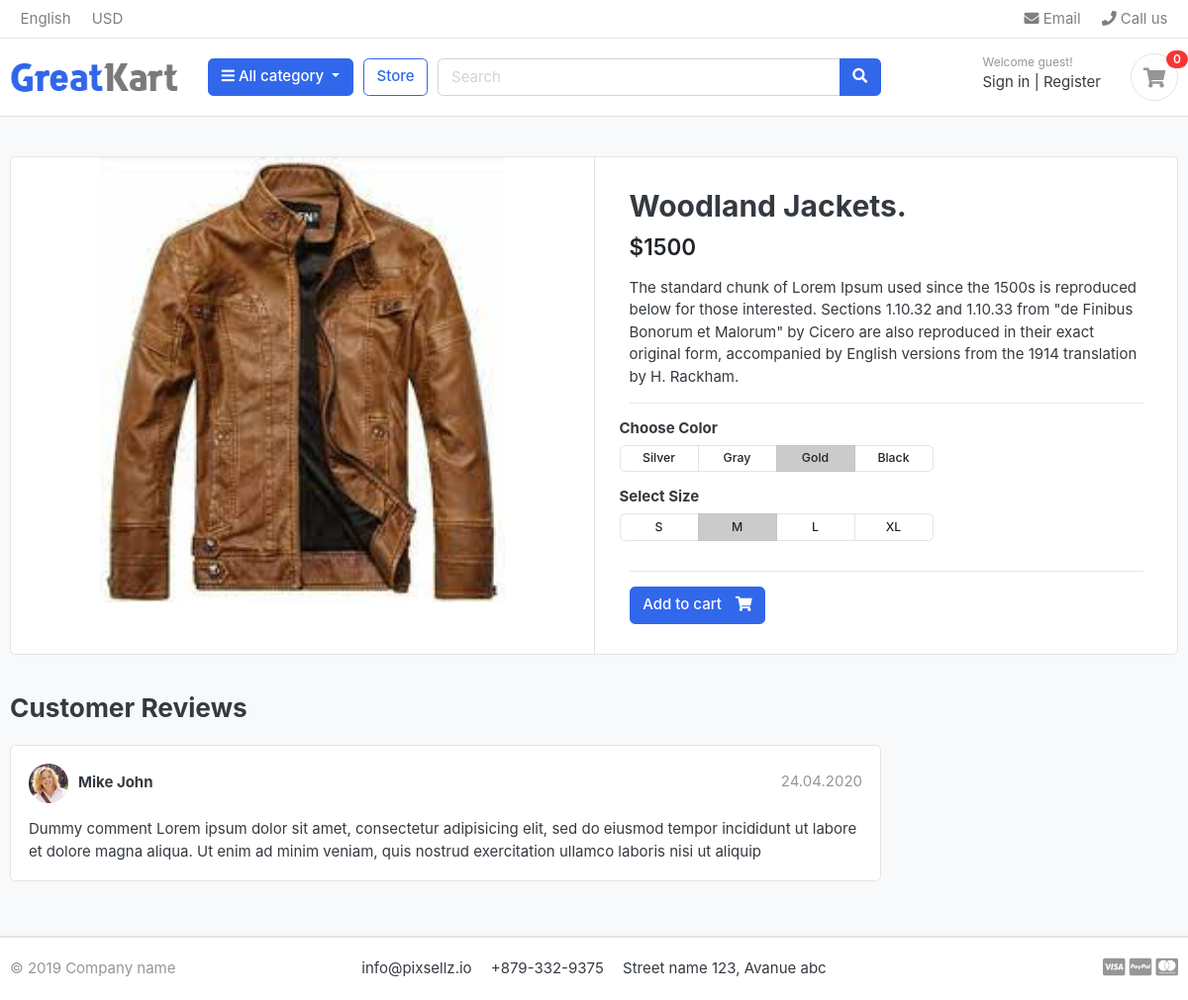
/store/jacket/woodland-jackets/, run on the app's committed database.
### store/models.py (models this page shows, shortened)
class Product(models.Model):
    product_name = models.CharField(max_length=100, unique=True)
    slug = models.SlugField(max_length=100, unique=True)
    description = models.TextField(blank=True)
    price = models.IntegerField()
    image = models.ImageField(upload_to='photos/product')
    stoke = models.IntegerField()
    is_avialable = models.BooleanField(default=True)
    category = models.ForeignKey(Category, on_delete=models.CASCADE)
    created_date = models.DateTimeField(auto_now_add=True)
    modified_date = models.DateTimeField(auto_now=True)

### store/views.py (the view)
# urls.py: path('<slug:category_slug>/<slug:product_slug>/', views.product_details, name='product_details'),
def product_details(request,category_slug,product_slug):
    try:
        single_product = Product.objects.get(category__slug=category_slug, slug =product_slug)
    except Exception as e:
        raise e
    context = {
        'single_product' : single_product
    }
    return render(request,'store/product_details.html', context)

### category/context_processors.py (called while the page is built)
def menu_link(request):
    links = Category.objects.all()
    return dict(links=links)

### category/models.py (called while the page is built)
    def get_url(self):
        return reverse('product_by_category', args = [self.slug])

### template/store/product_details.html
{% extends 'base.html' %}
{% load static %}
{% block body %}
<section class="section-content padding-y bg">
    <div class="container">
    <div class="card">
        <div class="row no-gutters">
            <aside class="col-md-6">
    <article class="gallery-wrap">
        <div class="img-big-wrap">
           <a href="#"><img src="{{ single_product.image.url }}"></a>
        </div>
    </article>
            </aside>
            <main class="col-md-6 border-left">
    <article class="content-body">
    <h2 class="title">{{ single_product.product_name }}</h2>
    <div class="mb-3">
        <var class="price h4">${{ single_product.price }}</var>
    </div>
    <p> {{ single_product.description }}</p>
    <hr>
        <div class="row">
            <div class="item-option-select">
                <h6>Choose Color</h6>
                <div class="btn-group btn-group-sm btn-group-toggle" data-toggle="buttons">
                  <label class="btn btn-light">
                    <input type="radio" name="radio_color"> Silver
                  </label>
                  <label class="btn btn-light">
                    <input type="radio" name="radio_color" > Gray
                  </label>
                  <label class="btn btn-light active">
                    <input type="radio" name="radio_color checked"> Gold
                  </label>
                  <label class="btn btn-light">
                    <input type="radio" name="radio_color"> Black
                  </label>
                </div>
            </div>
        </div>
        <div class="row">
            <div class="item-option-select">
                <h6>Select Size</h6>
                <div class="btn-group btn-group-sm btn-group-toggle" data-toggle="buttons">
                  <label class="btn btn-light">
                    <input type="radio" name="radio_color"> S
                  </label>
                  <label class="btn btn-light active">
                    <input type="radio" name="radio_color" checked> M
                  </label>
                  <label class="btn btn-light">
                    <input type="radio" name="radio_color"> L
                  </label>
                  <label class="btn btn-light">
                    <input type="radio" name="radio_color"> XL
                  </label>
                </div>
            </div>
        </div>
        <hr>
        {% if single_product.stoke <= 0 %}
        <h5 class="text-danger">Out of Stoke </h5>
        {% else %}
        <a href="./product-detail.html" class="btn  btn-primary"> <span class="text">Add to cart</span> <i class="fas fa-shopping-cart"></i>  </a>
        {% endif %}
      </article>
            </main>
        </div>
    </div>
    <br>
    <div class="row">
                <div class="col-md-9">
        <header class="section-heading">
            <h3>Customer Reviews </h3>
        </header>
        <article class="box mb-3">
            <div class="icontext w-100">
                <img src="{% static './images/avatars/avatar1.jpg' %}" class="img-xs icon rounded-circle">
                <div class="text">
                    <span class="date text-muted float-md-right">24.04.2020 </span>
                    <h6 class="mb-1">Mike John </h6>
                </div>
            </div>
            <div class="mt-3">
                <p>
                    Dummy comment Lorem ipsum dolor sit amet, consectetur adipisicing elit, sed do eiusmod
                    tempor incididunt ut labore et dolore magna aliqua. Ut enim ad minim veniam,
                    quis nostrud exercitation ullamco laboris nisi ut aliquip
                </p>
            </div>
        </article>
        </div>
    </div>
    </div>
    </section>
{% endblock %}

### static/css/ui.css (style rules this page uses)
html { font-family: "Inter", sans-serif; font-size: 15px; }
.content-body { flex: 1 1 auto; padding: 2rem 2.3rem; }
.img-xs, .img-sm, .img-md, .img-lg { -o-object-fit: cover; object-fit: cover; flex-shrink: 0; flex-grow: 0; }
.img-xs { width: 40px; height: 40px; }
.padding-y { padding-top: 40px; padding-bottom: 40px; }
var { font-style: normal; }
article:after, .form-group:after { display: block; clear: both; content: ""; }
.bg { background-color: #f8f9fa; }
.section-heading { margin-bottom: 20px; margin-top: 15px; }
p:last-child { margin-bottom: 0; }
.btn-light { background-color: #fff; border-color: #e4e4e4; }
.btn .text + i { margin-left: 10px; }
.icontext { display: inline-flex; align-items: center; vertical-align: middle; }
.icontext .text { width: 100%; line-height: 1.2; }
.icontext .icon { position: relative; margin-right: 10px; flex-shrink: 0; flex-grow: 0; }
.price { font-weight: 600; color: #212529; }
.box { padding: 18px; background: #fff; border-radius: 0.37rem; border: 1px solid #e4e4e4; }
.box img { max-width: 100%; }
.gallery-wrap .img-big-wrap { margin-bottom: 10px; border-radius: 0.37rem; overflow: hidden; background-color: #fff; }
.gallery-wrap .img-big-wrap a { text-align: center; display: block; }
.gallery-wrap .img-big-wrap img { height: 450px; width: auto; display: inline-block; }
.item-option-select { margin-bottom: 1rem; display: inline-block; margin-right: 15px; }
.item-option-select .btn { min-width: 80px; }

### data on the page
Product: image (picture), product_name "Woodland Jackets.", price "1500", description "The standard chunk of Lorem Ipsum used since the 1500s is reproduced below for those interested. Sections 1.10.32 and 1.10.33 from \"de Finibus Bonorum et Malorum\" by Cicero are also reproduced in their exact original form, accompanied by English versions from the 1914 translation by H. Rackham."
